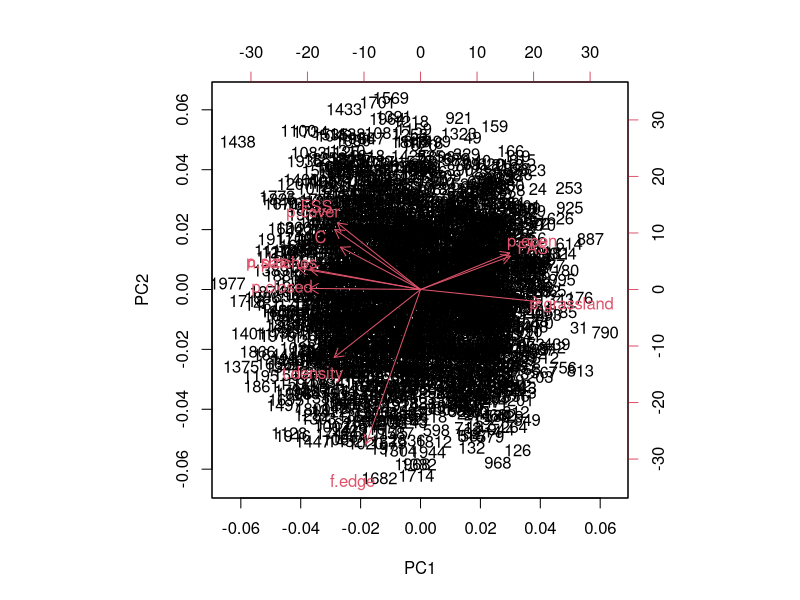
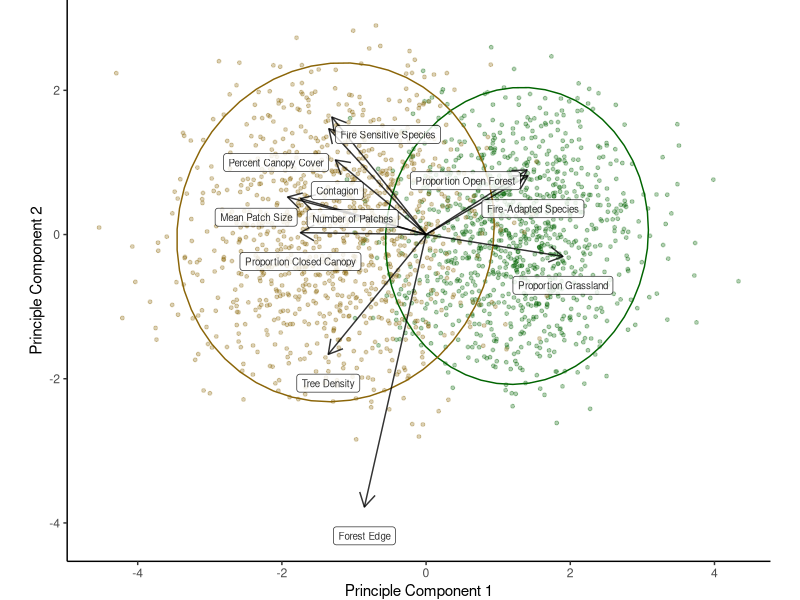
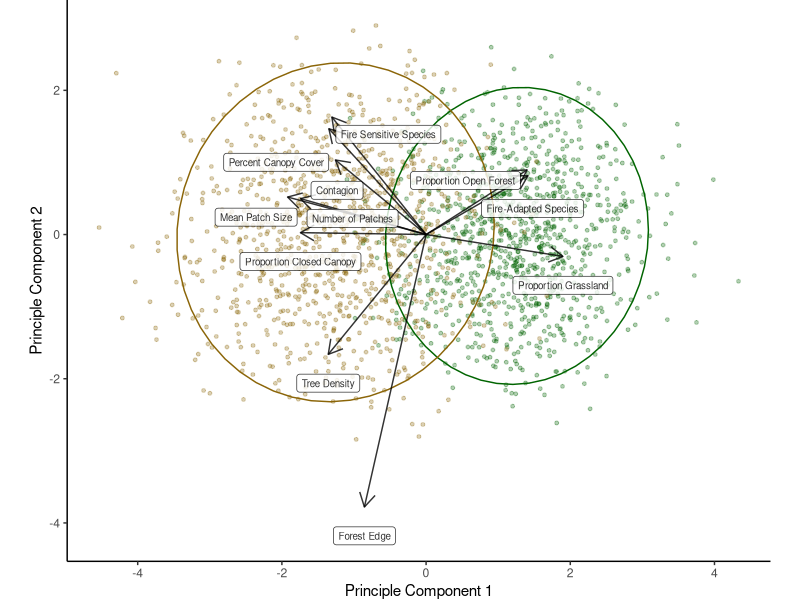

Here is the R script that generated these plots, in order: (Note: this script raises an error after producing the figures.)
## ---- chunk 1
library(tidyverse)
library(dplyr)
library(ggrepel)
library(truncnorm)
library(vegan)
library(ade4)
library(gridExtra) 
library(RColorBrewer)
## ---- chunk 2
set.seed(303)
P.grassland <- rtruncnorm(a=0, b=.60, n=1000, mean = .10, sd = .20) %>% round(2)
P.closed <- rtruncnorm(a=.10, b=.60, n=1000, mean = .40, sd = .20) %>% round(2)
P.open <- rtruncnorm(a=0, b = 0.6, n = 1000, mean = 0.3, sd = 0.20) %>% round(2)
N.patches <- rtruncnorm(a=2, b=15, n=1000, mean = 3, sd = 5) %>% round(0)
F.edge <- rtruncnorm(a=100, b=1000, n=1000, mean = 500, sd = 300) %>% round(2)
T.density <- rtruncnorm(a=10, b=100, n=1000, mean = 30, sd = 40) %>% round(2)
P.cover <- rtruncnorm(a=10, b=90, n=1000, mean = 30, sd = 50) %>% round(2)
#Fuel.type <- c("C3", "O1-a", "C4", "O1-b", "C7", "O1-a", "C5", "C6", "C7", "C5")
#Snags <- rtruncnorm(a=1, b=30, n=1000, mean = 12, sd = 10) %>% round(2)
#T.type <- sample(c("B", "N", "N", "N", "M"), size = 10, replace = TRUE)
P.size <- rtruncnorm(a=60, b = 450, n = 1000, mean = 300, sd = 180) %>% round (0) 
C <- rtruncnorm(a=0, b = 1, n = 1000, mean = 0.5, sd = 0.3) %>% round (2) 
FSS <- rtruncnorm(a = 0, b = 1, n = 1000, mean = 0.4, sd = 0.2) %>% round(2)
FAS <- rtruncnorm(a = 0, b = 1, n = 1000, mean = 0.6, sd = 0.2) %>% round(2)
## ---- chunk 3
structure.H <-
  data.frame(
  "site" = 1:1000,
  "p.grassland" = P.grassland,
  "p.closed" = P.closed,
  "p.open" = P.open,
  "p.size" = P.size,
  "n.patches" = N.patches,
  "C" = C,
  "FAS" = FAS,
  "FSS" = FSS,
  "f.edge" = F.edge,
  "p.cover" = P.cover,
  "t.density" = T.density
  )

structure.H$time <- "Historical"

head(structure.H)
## ---- chunk 4
set.seed(130)

structure.M <- structure.H

grass.change <- (sample(c(0:50), size = 1000, replace = TRUE))*0.01
structure.M$p.grassland <- structure.H$p.grassland - grass.change    
structure.M$p.grassland[structure.M$p.grassland<0] <- 0

closed.change <- (sample(c(0:27), size = 1000, replace = TRUE))*0.01
structure.M$p.closed <- structure.H$p.closed + closed.change    

open.change <- (sample(c(0:20), size = 1000, replace = TRUE))*0.01
structure.M$p.open <- structure.H$p.open - open.change    

size.change <- (sample(c(0:300), size = 1000, replace = TRUE))
structure.M$p.size <- structure.H$p.size + size.change

patches.change <- (sample(c(-5:15), size = 1000, replace = TRUE)) 
structure.M$n.patches <- structure.H$n.patches + patches.change  

C.change <- (sample(c(0:30), size = 1000, replace = TRUE))*0.01
structure.M$C <- structure.H$C + C.change
  
FAS.change <- (sample(c(0:30), size = 1000, replace = TRUE))*0.01
structure.M$FAS <- structure.H$FAS - FAS.change
  
FSS.change <-(sample(c(0:25), size = 1000, replace = TRUE))*0.01
structure.M$FSS <- structure.H$FSS + FSS.change

edge.change <- (sample(c(-100:300), size = 1000, replace = TRUE)) 
structure.M$f.edge <- structure.H$f.edge + edge.change

cover.change <- (sample(c(-10:50), size = 1000, replace = TRUE)) 
structure.M$p.cover <- structure.H$p.cover + cover.change
structure.M$p.cover[structure.M$p.cover>95] <- 95

density.change <- (sample(c(-10:50), size = 1000, replace = TRUE)) 
structure.M$t.density <- structure.H$t.density + density.change


#structure.M$fuel.type <- c("C3", "C6", "C4", "C4", "C7", "O1-a", "C4", "C6", "C7", "C6")

#snags.change <- (sample(c(-5:30), size = 1000, replace = TRUE)) 
#structure.M$snags <- structure.H$snags - snags.change 
#structure.M$snags[structure.M$snags<0] <- 0

#structure.M$t.type <- sample(c("B", "N", "N", "N", "N", "N", "N", "M"), size = 10, replace = TRUE)


structure.M$time <- "Modern"

head(structure.M)
## ---- chunk 5
structure <- bind_rows(structure.H, structure.M)

#structure$fuel.type <- as.factor(structure$fuel.type)
#structure$t.type <- as.factor(structure$t.type)
structure$time <- as.factor(structure$time)

str(structure)
head(structure)
## ---- chunk 6
structure %>% select(p.grassland, p.closed, p.open, p.size, n.patches, C, FAS, FSS, f.edge, p.cover, t.density) -> PCA.data

prcomp(PCA.data, scale. = TRUE) -> pca.1

summary(pca.1)

biplot(pca.1)
## ---- chunk 7
PC1 <- predict(pca.1)[,1]
PC2 <- predict(pca.1)[,2]

rescale.U <- rep(pca.1$sdev, each = length(pca.1$sdev)) #get lengths

U.scale2 <- pca.1$rotation * rescale.U #multiply lengths by sqrt SD

round(U.scale2^2,2) #variability in each variable for each PC
## ---- chunk 8
U <- data.frame(pca.1$rotation)
colnames(U) <- colnames(pca.1$rotation)
rownames(U) <- rownames(pca.1$rotation)
U$descriptors <- rownames(U)
F.1 <- data.frame(pca.1$x) 
colnames(F.1) <- colnames(pca.1$x)
rownames(F.1) <- rownames(pca.1$x)
str(U)
## ---- chunk 9
str(structure)
F.1$site <- structure$site
F.1$time <- structure$time
F.1$fuel.type <- structure$fuel.type

str(F.1)
## ---- chunk 10
U$descriptors <- as.factor(U$descriptors)
levels(U$descriptors) 
levels(U$descriptors) <- c("Contagion", "Forest Edge", "Fire-Adapted Species", "Fire Sensitive Species",
                           "Number of Patches", "Proportion Closed Canopy", 
                           "Percent Canopy Cover", "Proportion Grassland", "Proportion Open Forest",
                           "Mean Patch Size", "Tree Density")

biplot1 <- ggplot(F.1, aes(x = PC1, y =PC2)) + 
  geom_point(aes(col = time), size = 1, alpha = 0.3) +
  stat_ellipse(aes(x=PC1, y = PC2, col=time)) +
  theme_classic() +
  coord_fixed() +
  labs(x = 'Principle Component 1', y = "Principle Component 2") +
    scale_colour_manual(values = c("darkgreen", "darkgoldenrod4")) +
  geom_segment(data = U, aes(xend = PC1*5, yend = PC2*5,x = 0, y = 0), col = "black", 
               alpha = 0.8, arrow =arrow(length = unit(0.4, "cm"))) +
  geom_label_repel(data = U, aes(x = PC1*5, y = PC2*5, label = descriptors),
                   col = "black", nudge_y = -0.4, 
                   segment.colour = NA, size = 2.5, alpha = 0.8) +
  scale_x_continuous(breaks = c(-4, -2, 0, 2, 4)) +
  theme(legend.position="none", legend.box = "horizontal", plot.margin=grid::unit(c(0,0,0,0), "mm")) +
  guides(fill=guide_legend(title=NULL))
biplot1
## ---- chunk 11
ggsave('fig.1.jpeg',biplot1, units = 'cm', width = 15, height = 11)
## ---- chunk 12
landscape <- F.1 %>% select(PC1, PC2, site, time)

landscape.H <-landscape %>% filter(time == "Historical")

landscape.M <-landscape %>% filter(time == "Modern")

LCI.1 <- landscape.M$PC1 - landscape.H$PC1
LCI.2 <- landscape.M$PC2 - landscape.H$PC2
site <- landscape.H$site

LC <- data.frame(site, LCI.1, LCI.2) %>% round(4)
## ---- chunk 13
set.seed(210)
Elevation <- rtruncnorm(a=100, b=4000, n=1000, mean = 2000, sd = 1000) %>% round(2)
Summer.temp <- rtruncnorm(a=14, b=20, n=1000, mean = 18, sd = 6) %>% round(2)
Winter.temp <-rtruncnorm(a=-10, b=10, n=1000, mean = -3, sd = 6) %>% round(2)
Summer.precip <- rtruncnorm(a=300, b=600, n=1000, mean = 500, sd = 200) %>% round(2)
Winter.precip <- rtruncnorm(a=100, b=400, n=1000, mean = 200, sd = 200) %>% round(2)
Warming <- rtruncnorm(a=-1, b=3, n=1000, mean = 1.9, sd = 0.5) %>% round(2)
Aspect <- sample(c(0:360), size = 1000, replace = TRUE)
Slope <- rtruncnorm(a=0, b=80, n=1000, mean = 50, sd = 80) %>% round(1)
#Soil <-
#Outflows <- rtruncnorm(a=0, b=80, n=10, mean = 50, sd = 80) %>% round(1)
Urban <-  rtruncnorm(a=1, b=80, n=1000, mean = 20, sd = 30) %>% round(2)
Population <- rtruncnorm(a=0, b=1300, n=1000, mean = 5, sd = 100) %>% round(0)
Fire <- rtruncnorm(a=10, b=200, n=1000, mean = 70, sd = 80) %>% round(2)
Transport <-rtruncnorm(a=0, b=14, n=1000, mean = 1.2, sd = 3) %>% round(2)
HFI <- rtruncnorm(a=0, b=60, n=1000, mean = 30, sd = 20) %>% round(0)
Cutblocks <- rtruncnorm(a=0, b=300, n=1000, mean = 55, sd = 70) %>% round(1)
## ---- chunk 14
env <-
  data.frame(
  "site" = 1:1000,  
#topographic
  "elevation" = Elevation,
  "aspect" = Aspect,
  "slope" = Slope,
#climatic
  "summer.temp" = Summer.temp,
  "winter.temp" = Winter.temp,
  "summer.precip" = Summer.precip,
  "winter.precip" = Winter.precip,
  "warming" = Warming,
#anthropogenic
  "population" = Population,
  "urban" = Urban,
  "fire" = Fire,
  "transport" = Transport,
  "HFI" = HFI,
  "cutblocks" = Cutblocks
  )
head(env)
## ---- chunk 15
#write.csv(structure, "structure.csv")
#write.csv(env, "environment.csv")
## ---- chunk 16
head(structure)
head(environment)
## ---- chunk 17
structure.summary <- structure %>% group_by(time) %>%
  summarize_at(vars(p.grassland:t.density), mean)
structure.summary

historical.mean <- structure.summary %>% filter(time == "Historical") %>% select(-time)
historical.mean <- gather(historical.mean, "metric") 
names(historical.mean)[names(historical.mean)=="value"] <- "Historical"

modern.mean <- structure.summary %>% filter(time == "Modern") %>% select(-time)
modern.mean <- gather(modern.mean, "metric") 
names(modern.mean)[names(modern.mean)=="value"] <- "Modern"

summary.mean <- left_join(historical.mean, modern.mean)
summary.mean

#write.csv(summary.mean, "summarize.csv")
## ---- chunk 18
head(env)
env.summary <- env %>% summarize_at(vars(elevation:cutblocks), mean)
env.summary <- gather(env.summary)
env.summary

#write.csv(env.summary, "env.summary.csv")
## ---- chunk 19
LC <- left_join(LC, env, by = "site")
## ---- chunk 20
str(LC)
model.1 <- lm(data = LC, LCI.1 ~ elevation + warming + aspect + slope)
summary(model.1)
## ---- chunk 21
head(landscape)
## ---- chunk 22
landscape <- structure.M

landscape$D.grass <- structure.H$p.grassland - structure.M$p.grassland
landscape$D.closed <- structure.H$p.closed - structure.M$p.closed
landscape$D.open <- structure.H$p.open - structure.M$p.open
landscape$D.size <- structure.H$p.size - structure.M$p.size
landscape$D.patches <- structure.H$n.patches - structure.M$n.patches
landscape$D.C <- structure.H$C - structure.M$C
landscape$D.FAS <- structure.H$FAS - structure.M$FAS
landscape$D.FSS <- structure.H$FSS - structure.M$FSS
landscapeD.edge <- structure.H$f.edge - structure.M$f.edge
landscape$D.cover <- structure.H$p.cover - structure.M$p.cover
landscape$D.density <- structure.H$t.density - structure.M$t.density

landscape <- landscape %>% select(D.grass, D.closed, D.open, D.size, D.patches, D.C, D.FAS, D.FSS, D.edge, D.density, D.cover, -site)

head(landscape)
## ---- chunk 23
env <- env %>% select(-site)
head(env)
## ---- chunk 24
scale(landscape, center = TRUE, scale = TRUE) %>% round(2) -> landscape
rda.1 <- capscale(landscape ~ elevation + aspect + slope + summer.temp + winter.temp + summer.precip + winter.precip + warming + population + urban + fire + transport + HFI + cutblocks, data = env) #must use distance = ""
## ---- chunk 25
plot(rda.1)
## ---- chunk 26
set.seed(300)
rda.2 <- ordistep(rda.1)
## ---- chunk 27
vif.cca(rda.2)
## ---- chunk 28
set.seed(212)
anova(rda.2, by = "axis")
## ---- chunk 29
set.seed(212)
ordistep(rda.2)
## ---- chunk 30
rda.2 <- rda.1
## ---- chunk 31
rda.scores <- scores(rda.2, display = c("wa", "bp", "sp")) #extract scores

rda.sp <- as.data.frame(rda.scores$species)
rda.sp$names <- rownames(rda.sp)

rda.site <- as.data.frame(rda.scores$sites) #site scores
rda.site$names <- rownames(rda.site)
rda.site$elevation <- env$elevation 
rda.site$warming <- env$warming
str(rda.site)

rda.env <- as.data.frame(rda.scores$biplot) 
rda.env$names <- rownames(rda.env)

rda.env$names
rda.sp$names <- as.factor(rda.sp$names)
levels(rda.sp$names) <- c("Contagion", "Forest Edge", "Fire-Adapted Species", "Fire Sensitive Species",
                           "Number of Patches", "Proportion Closed Canopy", 
                           "Percent Canopy Cover", "Proportion Grassland", "Proportion Open Forest",
                           "Mean Patch Size", "Tree Density" )

rda.env$names <- as.factor(rda.env$names)
rda.env.T <- rda.env %>% filter(names == "elevation" | names == "aspect" | names == "slope")
rda.env.C <- rda.env %>% filter(names == "summer.temp" | names == "summer.precip"| names == "winter.temp" | names == "winter.precip" | names == "warming")
rda.env.A <- rda.env %>% filter(names == "cutblocks" | names == "fire" | names == "HFI" | names == "population" | names == "transport"| names == "urban")

rda.env.T$factor <- "Topographic"
rda.env.C$factor <- "Climatic"
rda.env.A$factor <- "Anthropogenic"
rda.env <- bind_rows(rda.env.T, rda.env.C, rda.env.A)
levels(rda.env$names) <- c("Aspect", "Distance to Cutblocks", "Elevation", "Fire Suppression", 
                           "Human Footprint Index", "Population", "Slope", "Precipitation (Summer)", 
                           "Temperature (Summer)", "Transport Density", "Distance to Urban", "Warming", 
                           "Precpitation (Winter)", "Temperature (Summer)")

## ---- chunk 32

fig.2 <- ggplot() +
  geom_point(data = rda.site, aes(x = CAP1, y = CAP2), size = 1.5, alpha = 0.3) +
  #geom_label_repel(data = rda.sp, aes(x = CAP1, y = CAP2, label = names), size = 2, col = "springgreen4", alpha = 0.8) +
 geom_segment(data = rda.env, aes(x = 0, xend =  9*CAP1, y = 0, yend = 9*CAP2), col = "black", alpha = 0.9, size = 0.6, arrow = arrow(length = unit(0.3, "cm"))) +
  geom_label_repel(data = rda.env, aes(x = 9*CAP1 , y = 9*CAP2, label = names, fill = factor),  size = 3.5, alpha = 0.9) +
  scale_fill_brewer(palette = "Dark2") +
  labs(x = "Axis 1", y = "Axis 2") +
  theme_classic() + 
  scale_y_continuous(breaks = c(-6, -3, 0, 3, 6)) +
    scale_x_continuous(breaks = c(-4, -2, 0, 2, 4)) +
  theme(plot.title = element_text(hjust = 0.5, face = "bold"), legend.position = "none")
fig.2

## ---- chunk 33
#ggsave('fig.2.jpeg',fig.2, units = 'cm', width = 17, height = 13)
